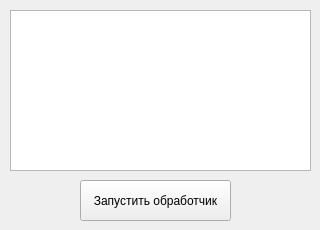
<?xml version="1.0" encoding="UTF-8"?>
<ui version="4.0">
 <class>MainWindow</class>
 <widget class="QMainWindow" name="MainWindow">
  <property name="geometry">
   <rect>
    <x>0</x>
    <y>0</y>
    <width>320</width>
    <height>230</height>
   </rect>
  </property>
  <property name="windowTitle">
   <string>MainWindow</string>
  </property>
  <widget class="QWidget" name="centralwidget">
   <widget class="QPushButton" name="pushButton">
    <property name="geometry">
     <rect>
      <x>80</x>
      <y>180</y>
      <width>151</width>
      <height>41</height>
     </rect>
    </property>
    <property name="text">
     <string>Запустить обработчик</string>
    </property>
   </widget>
   <widget class="QPlainTextEdit" name="plainTextEdit">
    <property name="geometry">
     <rect>
      <x>10</x>
      <y>10</y>
      <width>301</width>
      <height>161</height>
     </rect>
    </property>
   </widget>
  </widget>
 </widget>
 <resources/>
 <connections/>
</ui>
